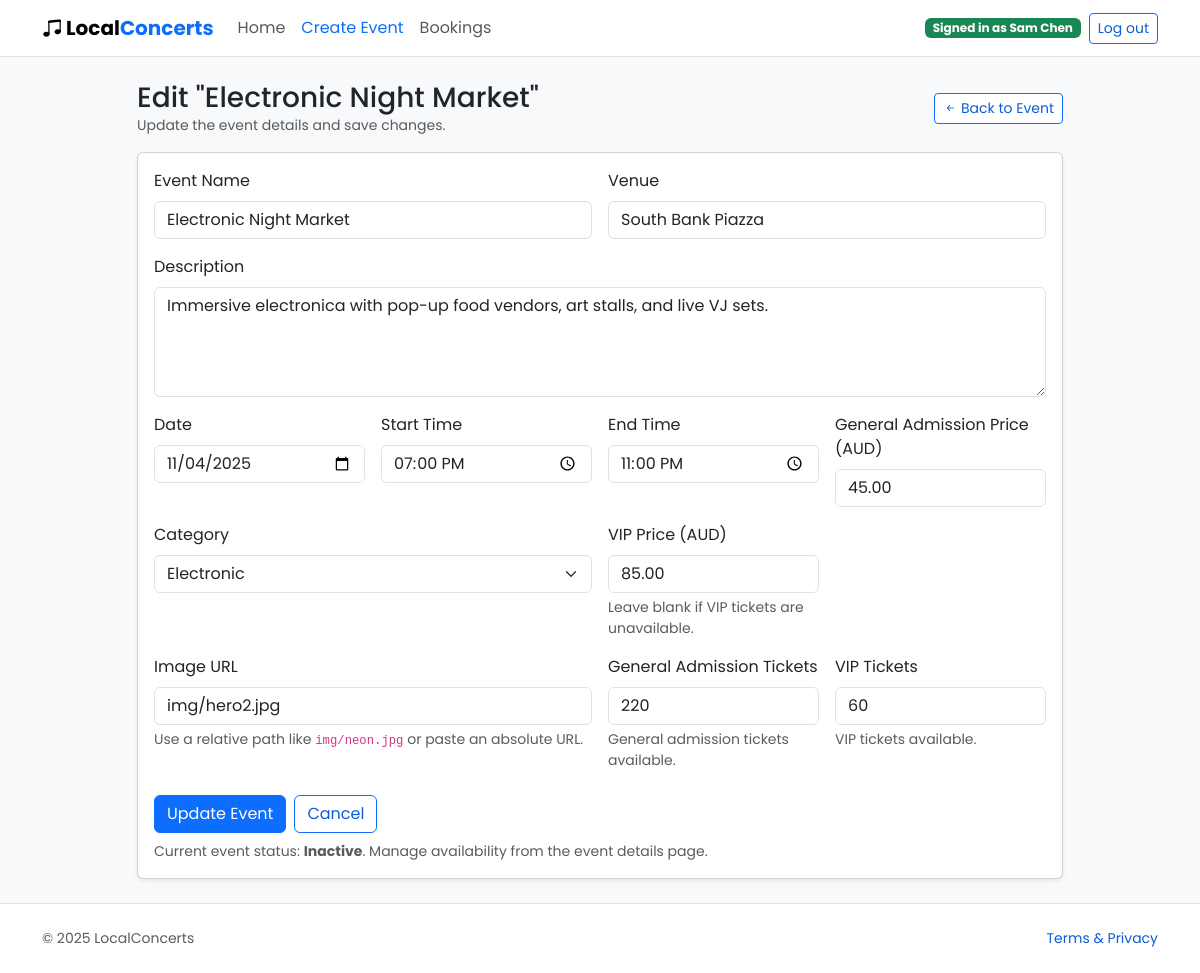
The app's page /events/8/edit (signed in) with its own data.
### website/models.py (models this page shows, shortened)
class User(db.Model, UserMixin):
    id = db.Column(db.Integer, primary_key=True)
    first_name = db.Column(db.String(80), nullable=False)
    last_name = db.Column(db.String(80), nullable=False)
    email = db.Column(db.String(120), unique=True, nullable=False)
    password_hash = db.Column(db.String(255), nullable=False)
    contact_number = db.Column(db.String(30), nullable=False)
    street_address = db.Column(db.String(255), nullable=False)
    orders = db.relationship('Order', back_populates='user', cascade='all, delete-orphan')
    comments = db.relationship('Comment', back_populates='user', cascade='all, delete-orphan')
    events = db.relationship('Event', back_populates='owner', cascade='all, delete-orphan')
    @property
    def name(self) -> str:
        return f"{self.first_name} {self.last_name}".strip()

class Event(db.Model):
    id = db.Column(db.Integer, primary_key=True)
    title = db.Column(db.String(150), nullable=False)
    venue = db.Column(db.String(150), nullable=False)
    description = db.Column(db.Text, nullable=False)
    start_time = db.Column(db.DateTime, nullable=False)
    end_time = db.Column(db.DateTime, nullable=False)
    general_price = db.Column(db.Numeric(10, 2), nullable=False, default=0)
    vip_price = db.Column(db.Numeric(10, 2), nullable=True)
    status = db.Column(db.String(40), nullable=False, default='Open')
    category = db.Column(db.String(60))
    image_url = db.Column(db.String(255))
    general_capacity = db.Column(db.Integer, nullable=False, default=50)
    vip_capacity = db.Column(db.Integer, nullable=False, default=0)
    owner_id = db.Column(db.Integer, db.ForeignKey('user.id'), nullable=False)
    comments = db.relationship('Comment', back_populates='event', cascade='all, delete-orphan')
    orders = db.relationship('Order', back_populates='event', cascade='all, delete-orphan')
    owner = db.relationship('User', back_populates='events')
    @property
    def is_expired(self) -> bool:
        reference = self.end_time or self.start_time
        if reference is None:
            return False
        return reference < datetime.utcnow()
    @property
    def display_status(self) -> str:
        base_status = (self.status or '').strip()
        if base_status.lower() == 'cancelled':
            return 'Cancelled'
        if base_status.lower() == 'sold out' or self.total_remaining_tickets <= 0:
            return 'Sold Out'
        if self.is_expired:
            return 'Inactive'
        return base_status or 'Open'
    @property
    def general_tickets_sold(self) -> int:
        return sum(order.quantity for order in self.orders if order.ticket_type == 'general')
    @property
    def vip_tickets_sold(self) -> int:
        return sum(order.quantity for order in self.orders if order.ticket_type == 'vip')
    @property
    def general_remaining_tickets(self) -> int:
        return max(self.general_capacity - self.general_tickets_sold, 0)
    @property
    def vip_remaining_tickets(self) -> int:
        return max(self.vip_capacity - self.vip_tickets_sold, 0)
    @property
    def total_remaining_tickets(self) -> int:
        return self.general_remaining_tickets + self.vip_remaining_tickets

class Order(db.Model):
    id = db.Column(db.Integer, primary_key=True)
    quantity = db.Column(db.Integer, nullable=False, default=1)
    created_at = db.Column(db.DateTime, nullable=False, default=datetime.utcnow)
    ticket_type = db.Column(db.String(20), nullable=False, default='general')
    user_id = db.Column(db.Integer, db.ForeignKey('user.id'), nullable=False)
    event_id = db.Column(db.Integer, db.ForeignKey('event.id'), nullable=False)
    user = db.relationship('User', back_populates='orders')
    event = db.relationship('Event', back_populates='orders')

### website/views.py (the view, shortened to what this page needs)
@main_bp.route('/events/<int:event_id>/edit', methods=['GET', 'POST'])
@login_required
def edit_event(event_id: int):
    event = db.session.get(Event, event_id)
    if event is None:
        abort(404)
    if event.owner_id != current_user.id:
        abort(403)
    form = EventForm(obj=event)
    form.submit.label.text = 'Update Event'
    if request.method == 'GET':
        if event.start_time:
            form.start_date.data = event.start_time.date()
            form.start_time.data = event.start_time.time()
        if event.end_time:
            form.end_time.data = event.end_time.time()
        elif event.start_time:
            form.end_time.data = event.start_time.time()
    template_context = {
        'form': form,
        'form_action': url_for('main.edit_event', event_id=event.id),
        'page_title': f'Edit {event.title}',
        'page_heading': f'Edit "{event.title}"',
        'page_subheading': 'Update the event details and save changes.',
        'back_url': url_for('main.event', event_id=event.id),
        'back_label': 'Back to Event',
        'active_nav': 'create',
        'is_edit': True,
        'event': event,
    }
    return render_template('create.html', **template_context)

### website/templates/create.html (shortened to what this page needs)
<!doctype html>
<html lang="en">
<head>
  <link href="https://cdn.jsdelivr.net/npm/bootstrap@5.3.3/dist/css/bootstrap.min.css" rel="stylesheet"/>
  <link href="https://cdn.jsdelivr.net/npm/bootstrap-icons@1.11.3/font/bootstrap-icons.css" rel="stylesheet"/>
  <link rel="stylesheet" href="{{ url_for('static', filename='style/styles.css') }}"/>
</head>
<body>
  <nav class="navbar navbar-expand-lg navbar-light bg-white border-bottom">
    <div class="container">
      <a class="navbar-brand fw-bold" href="{{ url_for('main.index') }}"><i class="bi bi-music-note-beamed me-1"></i>Local<span>Concerts</span></a>
      <div class="collapse navbar-collapse" id="navMain">
        <ul class="navbar-nav me-auto">
          <li class="nav-item">
            <a class="nav-link{% if active_nav == 'home' %} active{% endif %}" href="{{ url_for('main.index') }}"
               {% if active_nav == 'home' %}aria-current="page"{% endif %}>Home</a>
          </li>
          <li class="nav-item">
            <a class="nav-link{% if active_nav in ['create', 'edit'] %} active{% endif %}" href="{{ url_for('main.create_event') }}"
               {% if active_nav in ['create', 'edit'] %}aria-current="page"{% endif %}>Create Event</a>
          </li>
          <li class="nav-item"><a class="nav-link" href="{{ url_for('main.bookings') }}">Bookings</a></li>
        </ul>
        <div class="ms-3 d-flex align-items-center gap-2">
          {% if current_user.is_authenticated %}
            <span class="badge text-bg-success">Signed in as {{ current_user.name }}</span>
            <a class="btn btn-outline-secondary btn-sm" href="{{ url_for('auth.logout') }}">Log out</a>
          {% else %}
            <a class="btn btn-primary btn-sm" href="{{ url_for('auth.login') }}">Log in</a>
            <a class="btn btn-outline-secondary btn-sm" href="{{ url_for('auth.login', tab='register') }}">Sign up</a>
          {% endif %}
        </div>
      </div>
    </div>
  </nav>
  <main class="container py-4">
    <div class="row justify-content-center">
      <div class="col-12 col-lg-10">
        <div class="d-flex justify-content-between align-items-center mb-3">
          <div>
            <h3 class="mb-0">{{ page_heading or 'Create a New Event' }}</h3>
            <p class="text-muted mb-0 small">{{ page_subheading or 'Provide the event details below and publish instantly.' }}</p>
          </div>
          <a class="btn btn-outline-secondary btn-sm" href="{{ back_url or url_for('main.index') }}"><i class="bi bi-arrow-left-short"></i> {{ back_label or 'Back to Events' }}</a>
        </div>
        <div class="card shadow-sm">
          <div class="card-body">
            <form method="post" action="{{ form_action or url_for('main.create_event') }}" novalidate>
              <div class="row g-3">
                <div class="col-12 col-md-6">
                  {% set title_classes = 'form-control' + (' is-invalid' if form.title.errors else '') %}
                  {{ form.title.label(class_='form-label') }}
                  {{ form.title(class_=title_classes, placeholder='City Lights Festival') }}
                </div>
                <div class="col-12 col-md-6">
                  {% set venue_classes = 'form-control' + (' is-invalid' if form.venue.errors else '') %}
                  {{ form.venue.label(class_='form-label') }}
                  {{ form.venue(class_=venue_classes, placeholder='Riverstage, Brisbane') }}
                </div>
                <div class="col-12">
                  {% set desc_classes = 'form-control' + (' is-invalid' if form.description.errors else '') %}
                  {{ form.description.label(class_='form-label') }}
                  {{ form.description(class_=desc_classes, rows='4', placeholder='Tell attendees what makes this show special...') }}
                </div>
                <div class="col-6 col-md-3">
                  {% set date_classes = 'form-control' + (' is-invalid' if form.start_date.errors else '') %}
                  {{ form.start_date.label(class_='form-label') }}
                  {{ form.start_date(class_=date_classes) }}
                </div>
                <div class="col-6 col-md-3">
                  {% set start_time_classes = 'form-control' + (' is-invalid' if form.start_time.errors else '') %}
                  {{ form.start_time.label(class_='form-label') }}
                  {{ form.start_time(class_=start_time_classes) }}
                </div>
                <div class="col-6 col-md-3">
                  {% set end_time_classes = 'form-control' + (' is-invalid' if form.end_time.errors else '') %}
                  {{ form.end_time.label(class_='form-label') }}
                  {{ form.end_time(class_=end_time_classes) }}
                </div>
                <div class="col-12 col-md-3">
                  {% set price_classes = 'form-control' + (' is-invalid' if form.general_price.errors else '') %}
                  {{ form.general_price.label(class_='form-label') }}
                  {{ form.general_price(class_=price_classes, step='0.01', min='0', placeholder='39.00') }}
                </div>
                <div class="col-12 col-md-6">
                  {% set category_classes = 'form-select' + (' is-invalid' if form.category.errors else '') %}
                  {{ form.category.label(class_='form-label') }}
                  {{ form.category(class_=category_classes) }}
                </div>
                <div class="col-12 col-md-3">
                  {% set vip_price_classes = 'form-control' + (' is-invalid' if form.vip_price.errors else '') %}
                  {{ form.vip_price.label(class_='form-label') }}
                  {{ form.vip_price(class_=vip_price_classes, step='0.01', min='0', placeholder='65.00') }}
                  <div class="form-text">Leave blank if VIP tickets are unavailable.</div>
                </div>
                <div class="col-12 col-md-6">
                  {% set image_classes = 'form-control' + (' is-invalid' if form.image_url.errors else '') %}
                  {{ form.image_url.label(class_='form-label') }}
                  {{ form.image_url(class_=image_classes, placeholder='img/hero1.jpg') }}
                  <div class="form-text">Use a relative path like <code>img/neon.jpg</code> or paste an absolute URL.</div>
                </div>
                <div class="col-12 col-md-3">
                  {% set general_capacity_classes = 'form-control' + (' is-invalid' if form.general_capacity.errors else '') %}
                  {{ form.general_capacity.label(class_='form-label') }}
                  {{ form.general_capacity(class_=general_capacity_classes, min='0', placeholder='120') }}
                  <div class="form-text">General admission tickets available.</div>
                </div>
                <div class="col-12 col-md-3">
                  {% set vip_capacity_classes = 'form-control' + (' is-invalid' if form.vip_capacity.errors else '') %}
                  {{ form.vip_capacity.label(class_='form-label') }}
                  {{ form.vip_capacity(class_=vip_capacity_classes, min='0', placeholder='40') }}
                  <div class="form-text">VIP tickets available.</div>
                </div>
              </div>
              <div class="d-flex gap-2 mt-4">
                {{ form.submit(class_='btn btn-primary') }}
                <a class="btn btn-outline-secondary" href="{{ url_for('main.index') }}">Cancel</a>
              </div>
              {% if is_edit and event %}
                <p class="text-muted small mt-2 mb-0">
                  Current event status: <strong>{{ event.display_status }}</strong>.
                  Manage availability from the event details page.
                </p>
              {% endif %}
            </form>
          </div>
        </div>
      </div>
    </div>
  </main>
  <footer class="py-4 bg-white border-top">
    <div class="container d-flex justify-content-between align-items-center">
      <span class="text-muted small">&copy; <span>2025</span> LocalConcerts</span>
      <a class="small text-decoration-none" href="#">Terms & Privacy</a>
    </div>
  </footer>
</body>
</html>

### website/static/style/styles.css (style rules this page uses)
:root { --brand-accent: #0d6efd; --brand-accent-dark: #0b5ed7; --brand-accent-light: #d0e2ff; }
body { background: #f8f9fa; font-family: 'Poppins', sans-serif; }
.navbar { background: #ffffff; border-bottom: 1px solid rgba(13, 110, 253, 0.12); }
.navbar-brand span { color: var(--brand-accent); font-weight: 700; }
.navbar-light .navbar-nav .nav-link.active, .navbar-light .navbar-nav .nav-link:focus, .navbar-light .navbar-nav .nav-link:hover { color: var(--brand-accent); }
.btn-primary { color: #fff; background-color: var(--brand-accent); border-color: var(--brand-accent); }
.btn-outline-secondary { color: var(--brand-accent-dark); border-color: var(--brand-accent); background-color: #fff; }
a, .btn-link { color: var(--brand-accent-dark); }
.navbar { position: relative; z-index: 1050; }

### records on screen
User: name "Sam Chen"
Event: title "Electronic Night Market", venue "South Bank Piazza", description "Immersive electronica with pop-up food vendors, art stalls, and live VJ sets.", start_time "19:00", end_time "23:00", general_price "45.00", category "Electronic", vip_price "85.00", image_url "img/hero2.jpg", general_capacity "220", vip_capacity "60", display_status "Inactive"

### other values on screen
{{ page_heading or 'Create a New Event' }} "Edit \"Electronic Night Market\""
{{ back_label or 'Back to Events' }} "Back to Event"
